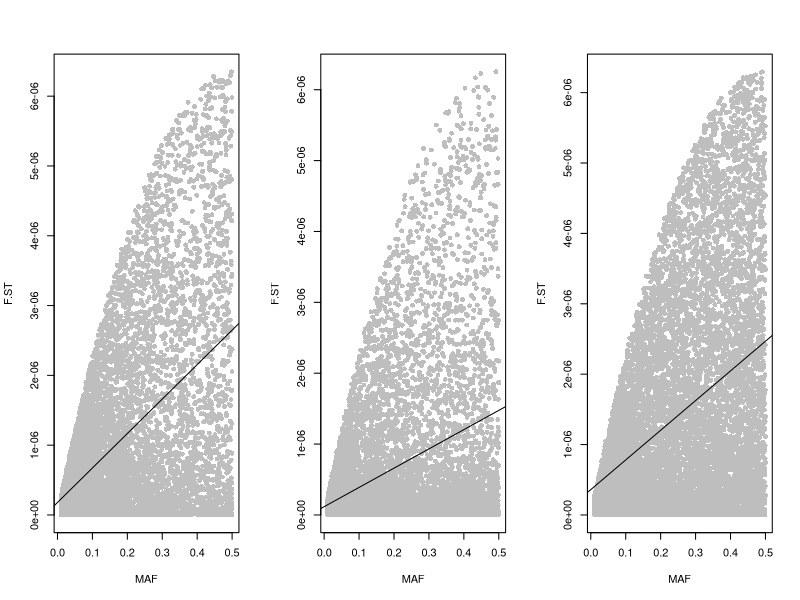

The R script that drew this image:
N.e = 10^6
theta = 0.01 #4Neu
s.max = 0.01
u = theta/(4*N.e)

loci = 10^4


#simulations with drift
locus.counter = 0
F.ST = rep(0, loci)
MAF = rep(0, loci)
s.avg = rep(0, loci)

while(locus.counter < loci){
  s.f = runif(1)*s.max
  s.m = runif(1, s.f/(1 + s.f), s.f/(1 - s.f))
  
  p = rbeta(1, 4*N.e*u, 4*N.e*u)
  x = runif(1)
  
  if(min(p, 1-p) > 0.01){
    diff = s.f*p*(1 - p)/(2*(1 - (1 - p)*s.f)) + s.m*p*(1 - p)/(2*(1 - p*s.m))
    F.ST[locus.counter+1] = diff^2/(4*p*(1 - p))
    MAF[locus.counter+1] = min(p, 1 - p)
    s.avg[locus.counter+1] = ((s.f + s.m)/2)^2
    locus.counter = locus.counter + 1
  }else{locus.counter = locus.counter + 0}
}


par(mfrow = c(1, 3))
plot(MAF, F.ST, pch = 16, col = "grey", xlab = "MAF", ylab = "F.ST")
abline(lm(F.ST~MAF))

cov.drift = cov(MAF, F.ST)


#simulations with selection and drift
locus.counter = 0
F.ST = rep(0, loci)
MAF = rep(0, loci)
s.avg = rep(0, loci)

while(locus.counter < loci){
  s.f = runif(1)*s.max
  s.m = runif(1, s.f/(1 + s.f), s.f/(1 - s.f))
  p.eq = (s.f - s.m + s.f*s.m)/(2*s.f*s.m)

  p = rbeta(1, 4*N.e*u, 4*N.e*u)
  x = runif(1)
  
  if(x < exp(-N.e*s.m*s.f*(p.eq - p)^2) & min(p, 1-p) > 0.01){
    diff = s.f*p*(1 - p)/(2*(1 - (1 - p)*s.f)) + s.m*p*(1 - p)/(2*(1 - p*s.m))
    F.ST[locus.counter+1] = diff^2/(4*p*(1 - p))
    MAF[locus.counter+1] = min(p, 1 - p)
    s.avg[locus.counter+1] = ((s.f + s.m)/2)^2
    locus.counter = locus.counter + 1
  }else{locus.counter = locus.counter + 0}
}


plot(MAF, F.ST, pch = 16, col = "grey", xlab = "MAF", ylab = "F.ST")
abline(lm(F.ST~MAF))

cov.sel.drift = cov(MAF, F.ST)

#deterministic simulations
locus.counter = 0
F.ST = rep(0, loci)
MAF = rep(0, loci)
s.avg = rep(0, loci)

while(locus.counter < loci){
  s.f = runif(1)*s.max
  s.m = runif(1, s.f/(1 + s.f), s.f/(1 - s.f))
  p.eq = (s.f - s.m + s.f*s.m)/(2*s.f*s.m)
  
  p = p.eq
  
  if(min(p, 1-p) > 0.01){
    diff = s.f*p*(1 - p)/(2*(1 - (1 - p)*s.f)) + s.m*p*(1 - p)/(2*(1 - p*s.m))
    F.ST[locus.counter+1] = diff^2/(4*p*(1 - p))
    MAF[locus.counter+1] = min(p, 1 - p)
    s.avg[locus.counter+1] = ((s.f + s.m)/2)^2
    locus.counter = locus.counter + 1
  }else{locus.counter = locus.counter + 0}
}

plot(MAF, F.ST, pch = 16, col = "grey", xlab = "MAF", ylab = "F.ST")

cov.deterministic = cov(MAF, F.ST)
abline(lm(F.ST~MAF))

print(c(cov.drift,cov.sel.drift,cov.deterministic))
cov(s.avg, MAF)
